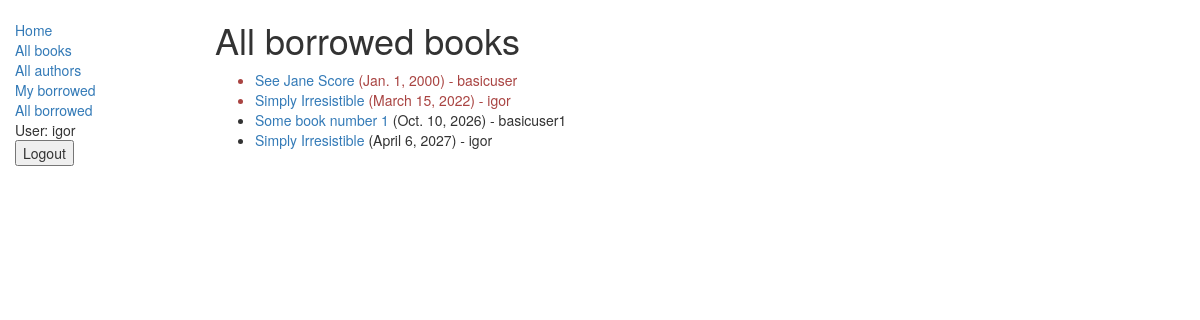
The page /catalog/all_borrowed_books/ (signed in) on the database its author committed.
### catalog/models.py (models this page shows, shortened)
class BookInstance(models.Model):
    id = models.UUIDField(
        primary_key=True,
        default=uuid.uuid4,
        help_text="Unique ID for this particular book across whole library"
    )
    book = models.ForeignKey("Book", on_delete=models.SET_NULL, null=True)
    imprint = models.CharField(max_length=200)
    due_back = models.DateField(null=True, blank=True)
    borrower = models.ForeignKey(User, on_delete=models.SET_NULL, null=True, blank=True)
    LOAN_STATUS = (
        ("m", "Maintenance"),
        ("o", "On loan"),
        ("a", "Available"),
        ("r", "Reserved"),
    )
    status = models.CharField(
        max_length=1,
        choices=LOAN_STATUS,
        blank=True,
        default="m",
        help_text="Book availability"
    )
    class Meta:
        ordering = ["due_back"]
        permissions = (("can_mark_returned", "Set book as returned"),)
    def display_title(self):
        return self.book.title
    @property
    def is_overdue(self):
        if self.due_back and date.today() > self.due_back:
            return True
        return False
    display_title.short_description = 'Title'

class Book(models.Model):
    title = models.CharField(max_length=200)
    author = models.ForeignKey("Author", on_delete=models.SET_NULL, null=True)
    summary = models.TextField(
        max_length=1000,
        help_text="Enter a brief description of the book"
    )
    isbn = models.CharField(
        "ISBN",
        max_length=13,
        help_text='13 Character <a href="https://www.isbn-international.org/content/what-isbn">ISBN number</a>'
    )
    genre = models.ManyToManyField(Genre, help_text="Select a genre for this book")
    language = models.ForeignKey('Language', on_delete=models.SET_NULL, null=True)
    def display_genre(self):
        """
        Creates a string for the Genre. This is required to display genre in Admin.
        """
        return ', '.join([genre.name for genre in self.genre.all()[:3]])
    display_genre.short_description = 'Genre'

### catalog/views.py (the view)
# urls.py: path('all_borrowed_books/', views.LoanedBooksByAllUsersListView.as_view(), name='all-borrowed'),
@method_decorator(permission_required('catalog.can_mark_returned'), name='dispatch')
class LoanedBooksByAllUsersListView(LoginRequiredMixin,generic.ListView):
    model = BookInstance
    template_name = 'catalog/bookinstance_list_borrowed_all_users.html'
    paginate_by = 10
    def get_queryset(self):
        return BookInstance.objects.filter(status__exact='o').order_by('due_back')

### catalog/templates/catalog/bookinstance_list_borrowed_all_users.html
{% extends "base_generic.html" %}
{% block content %}
    <h1>All borrowed books</h1>
    {% if bookinstance_list %}
    <ul>
      {% for bookinst in bookinstance_list %}
      <li class="{% if bookinst.is_overdue %}text-danger{% endif %}">
        <a href="{% url 'book-detail' bookinst.book.pk %}">{{bookinst.book.title}}</a> ({{ bookinst.due_back }}) - {{ bookinst.borrower }}
      </li>
      {% endfor %}
    </ul>
    {% else %}
      <p>There are no books borrowed.</p>
    {% endif %}
{% endblock %}

### catalog/templates/base_generic.html (shortened to what this page needs)
<!doctype html>
<html lang="en">
  <head>
    <link
      rel="stylesheet"
      href="https://maxcdn.bootstrapcdn.com/bootstrap/3.3.7/css/bootstrap.min.css" />
    {% load static %}
    <link rel="stylesheet" href="{% static 'css/styles.css' %}" />
  </head>
  <body>
    <div class="container-fluid">
      <div class="row">
        <div class="col-sm-2">
          {% block sidebar %}
            <ul class="sidebar-nav">
              <li><a href="{% url 'index' %}">Home</a></li>
              <li><a href="{% url 'books' %}">All books</a></li>
              <li><a href="{% url 'authors' %}">All authors</a></li>
              {% if user.is_authenticated %}
                <li><a href="{% url 'my-borrowed'%}">My borrowed</a></li>
                {% if perms.catalog.can_mark_returned %}
                <li><a href="{% url 'all-borrowed'%}">All borrowed</a></li>
                {% endif %}
                <li>User: {{ user.get_username }}</li>
                <li>
                    <form action="{% url 'logout'%}?next={{request.path}}" method="post">
                        <input type="submit" value="Logout">
                    </form>
                </li>
              {% else %}
                <li><a href="{% url 'login'%}?next={{request.path}}">Login</a></li>
              {% endif %}
              </ul>
          {% endblock %}
        </div>
        <div class="col-sm-10 ">
            {% block content %}{% endblock %}
        </div>
      </div>
    </div>
  </body>
</html>

### catalog/static/css/styles.css (style rules this page uses)
.sidebar-nav { margin-top: 20px; padding: 0; list-style: none; }

### rows shown on the page
BookInstance: book "See Jane Score", due_back "Jan. 1, 2000", borrower "basicuser"
BookInstance: book "Simply Irresistible", due_back "March 15, 2022", borrower "igor"
BookInstance: book "Some book number 1", due_back "Oct. 10, 2026", borrower "basicuser1"
BookInstance: book "Simply Irresistible", due_back "April 6, 2027", borrower "igor"

### other values the page prints
{{ user.get_username }} "igor"
